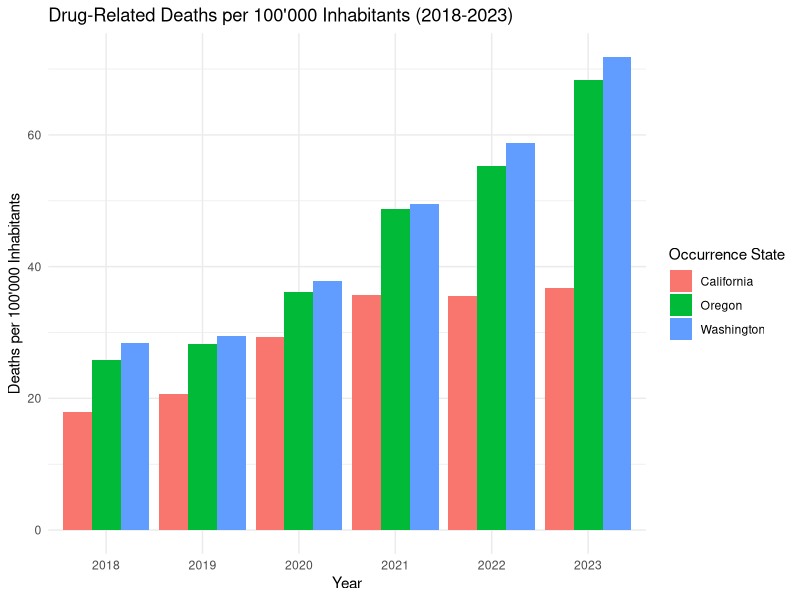
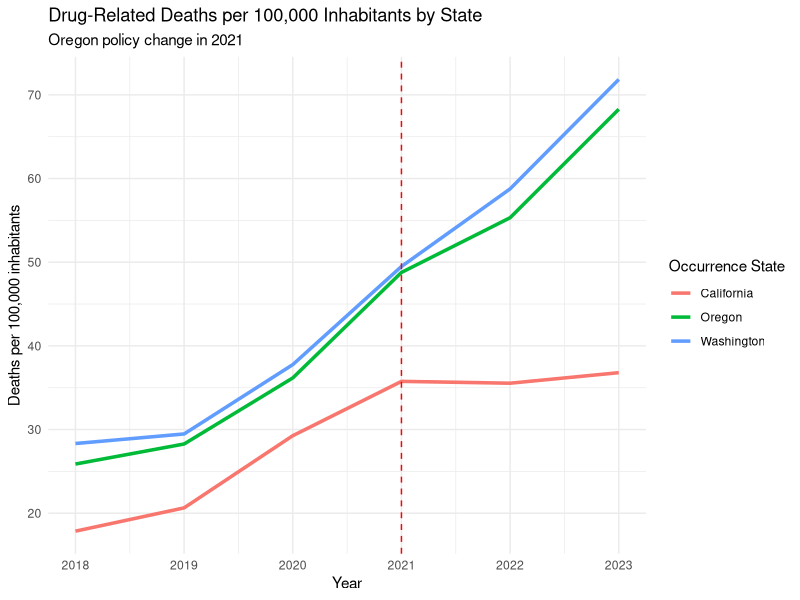
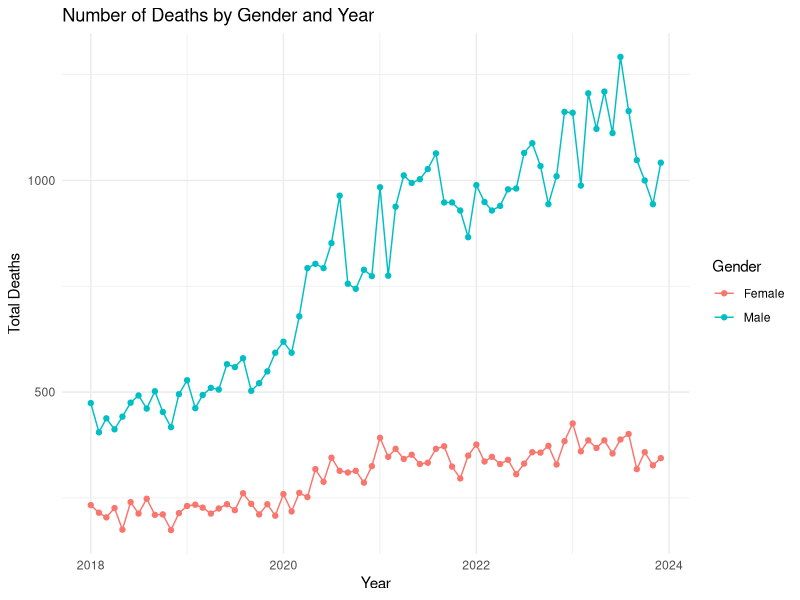
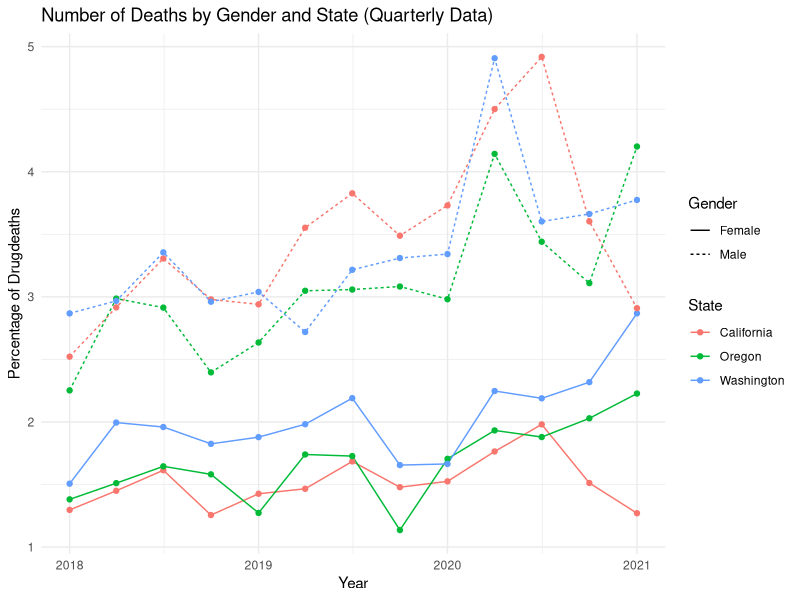
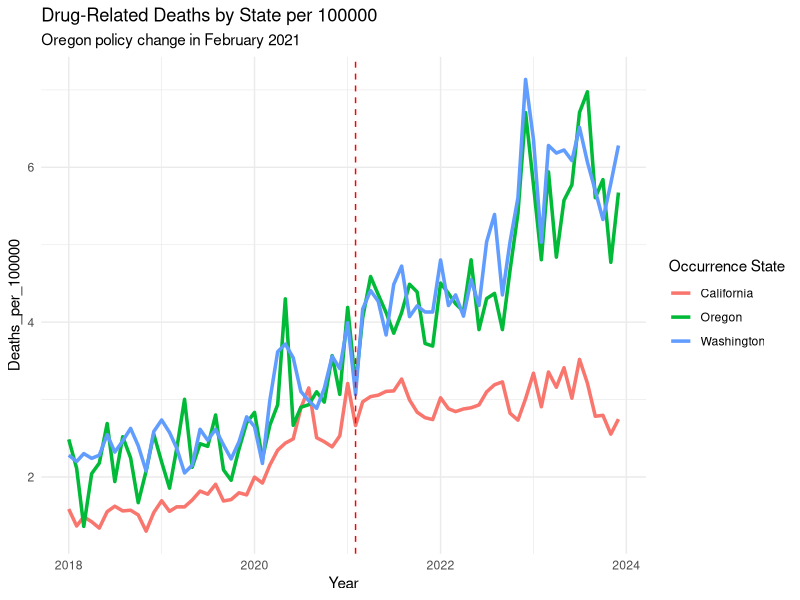
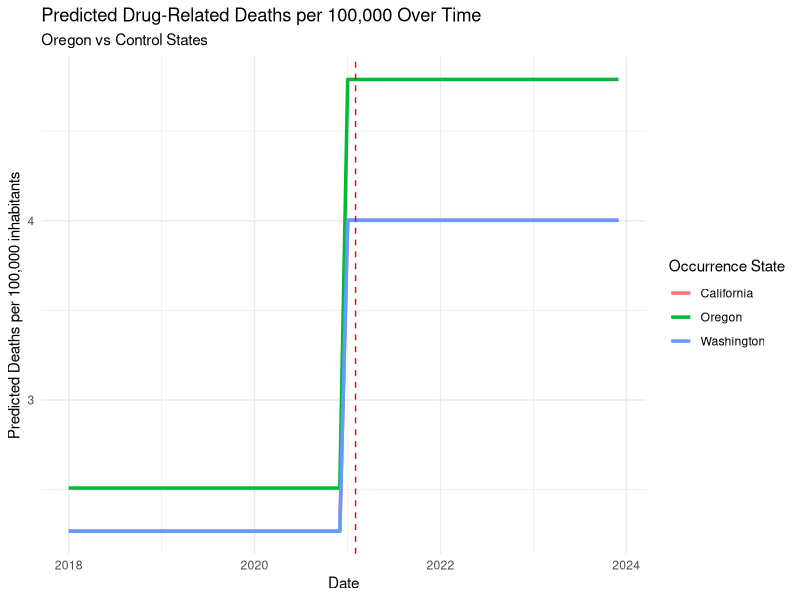
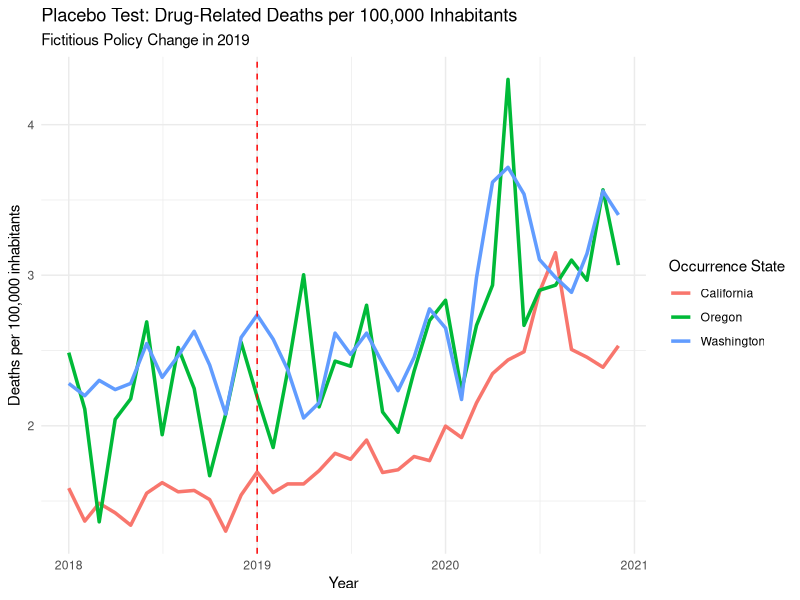
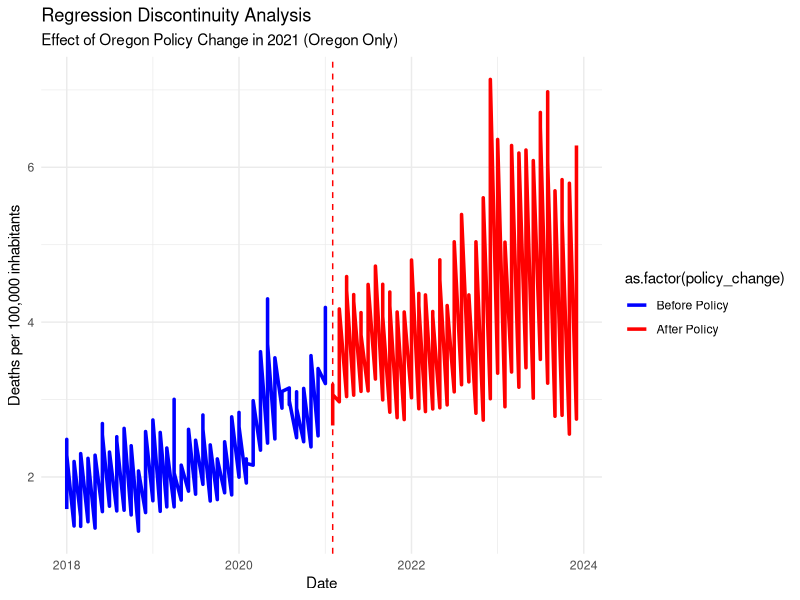

These figures' R source, in order:
## ---- chunk 1
knitr::opts_chunk$set(echo = TRUE)
## ---- chunk 2
library(readxl)
library(dplyr)
library(zoo)
library(lubridate)
library(ggplot2)
library(tidyr)
library(lmtest)
library(sandwich)
library(forecast)
library(plm)
  
#globally exclude code chunks from the output
knitr::opts_chunk$set(echo = FALSE)

#globally turn on caching
knitr::opts_chunk$set(cache = TRUE)

# globally turn off warnings and messages
knitr::opts_chunk$set(warning = FALSE)
knitr::opts_chunk$set(message = FALSE)

# globally set the theme for ggplot
theme_set(theme_minimal())

#setting directory
#setwd(dirname(rstudioapi::getSourceEditorContext()$path))
getwd()
## ---- chunk 3
# load the relevant part of the Data set, exclude notes starting from row 4374
Data <- read_excel("data/Drug_related_Deaths_2018-2024.xlsx", n_max = 4374)


# Overview for the Data
head(Data, 10)
str(Data)

## ---- chunk 4
# Read population data from Excel file for each region

# Load the population data from the first range (D244:M244)
population_oregon_1 <- read_excel("data/Ca_Or_Wa Population 2010-23.xlsx", 
                                  sheet = "Oregon", 
                                  range = "D244:M244", 
                                  col_names = FALSE)  

# Load the population data from the second range (Q244:T244)
population_oregon_2 <- read_excel("data/Ca_Or_Wa Population 2010-23.xlsx", 
                                  sheet = "Oregon", 
                                  range = "Q244:T244", 
                                  col_names = FALSE)  

# Combine the two data frames (horizontally) into one row
population_oregon <- cbind(population_oregon_1, population_oregon_2)

# Manually set the column names (years 2010 to 2023)
colnames(population_oregon) <- 2010:2023



# Load the population data from the first range in California
population_california_1 <- read_excel("data/Ca_Or_Wa Population 2010-23.xlsx", 
                                  sheet = "California", 
                                  range = "D487:M487", 
                                  col_names = FALSE)  

# Load the population data from the second range (Q487:T487)
population_california_2 <- read_excel("data/Ca_Or_Wa Population 2010-23.xlsx", 
                                  sheet = "California", 
                                  range = "Q487:T487", 
                                  col_names = FALSE)  

# Combine the two data frames (horizontally) into one row
population_california <- cbind(population_california_1, population_california_2)

# Manually set the column names (years 2010 to 2023)
colnames(population_california) <- 2010:2023



# Load the population data from the first range in Washington
population_washington_1 <- read_excel("data/Ca_Or_Wa Population 2010-23.xlsx", 
                                  sheet = "Washington", 
                                  range = "D286:M286", 
                                  col_names = FALSE)  

# Load the population data from the second range 
population_washington_2 <- read_excel("data/Ca_Or_Wa Population 2010-23.xlsx", 
                                  sheet = "Washington", 
                                  range = "Q286:T286", 
                                  col_names = FALSE)  

# Combine the two data frames (horizontally) into one row
population_washington <- cbind(population_washington_1, population_washington_2)

# Manually set the column names (years 2010 to 2023)
colnames(population_washington) <- 2010:2023


# Combine population data into a single data frame with an added column for state
population_data <- bind_rows(
  population_oregon %>% mutate(State = "Oregon"),
  population_washington %>% mutate(State = "Washington"),
  population_california %>% mutate(State = "California")
)


# Remove the temporary variables from the environment
rm(population_oregon_1, population_oregon_2, population_washington_1, 
   population_washington_2, population_california_1, population_california_2,
   population_oregon, population_washington, population_california)

# Convert wide format to long format
population_data <- population_data %>%
  pivot_longer(cols = -State,    # All columns except 'State'
               names_to = "year",   # The new column for years
               values_to = "population_count")  # The new column for population counts

#Convert year column to numeric
population_data$year <- as.numeric(population_data$year)  

## ---- chunk 5

# look into Dates 
unique(Data$Month)

# Delete Notes column without grepl 
Data <- Data[, !grepl("Notes", names(Data))]

# Delete Row Sep., 2024 since the data is not complete
Data <- Data[Data$Month != "Sep., 2024 (provisional and partial)", ]

# Create column Provisional (TRUE/FALSE) based on the col Month '(provisional)'
Data$Provisional <- grepl("\\(provisional\\)", Data$Month)

# Delete " (provisional)" from the Date
####Data$Month <- gsub(" \\(provisional\\)", "", Data$Month)

# Convert into Date Variable
####Data$Month <- as.yearmon(Data$Month, format = "%b., %Y")
Data <- Data %>%
  #mutate(`Month` = as.yearmon(`Month Code`, format = "%Y/%m"))
    mutate(`Month` = ym(`Month Code`))


#### look into Deaths
#### Data$Deaths

# count of "Suppressed"
sum(Data$Deaths == "Suppressed")

# Some of the numbers are "Suppressed" this means that there are between 1 and 9 cases
# To use Deaths as a number we can leave them as NA's or substitute by a random number between 1 and 9

# Set seed for reproducibility if needed
set.seed(23)  

# Replace "Suppressed" in the Death column with a random number between 1 and 9
Data$Deaths <- ifelse(Data$Deaths == "Suppressed", sample(1:9, sum(Data$Deaths == "Suppressed"), replace = TRUE), Data$Deaths)
Data$Deaths <- as.numeric(Data$Deaths)

summary(Data)
sum(Data$Deaths == "Suppressed")
# Delete all columns that end on Code, they are duplicates of the other columns
Data <- Data[, !grepl("Code$", names(Data))]

# keep one version of the Dataset with all Deaths
Data_complete <- Data

# Filters the data to only include drug-induced deaths (removes alcohol-induced and non-drug related deaths)
Data <- Data %>% filter(`UCD - Drug/Alcohol Induced` == "Drug-induced causes")

glimpse(Data)
## ---- chunk 6

# Filter the data for each complete years 2018 to 2023
Data_18_23 <- Data %>%
  filter(`Month` >= ym("2018-01") & `Month` <= ym("2023-12"))

# Group the data by occurrence state and year, then sum deaths per year
Data_18_23 <- Data_18_23 %>%
  group_by(`Occurrence State`, year = year(`Month`)) %>%
  summarise(Deaths = sum(Deaths))

# Merge the death data with population data by state and year
Data_with_population <- Data_18_23 %>%
  left_join(population_data, by = c("Occurrence State" = "State", "year" = "year"))

# Calculate deaths per 100,000 inhabitants for each year
Data_with_population <- Data_with_population %>%
  mutate(Deaths_per_100000 = (Deaths / population_count) * 100000)


# Plot the number of deaths per 10,000 inhabitants for each year and state
ggplot(Data_with_population, aes(x = factor(year), y = Deaths_per_100000, fill = `Occurrence State`)) +
  geom_bar(stat = "identity", position = "dodge") +
  labs(title = "Drug-Related Deaths per 100'000 Inhabitants (2018-2023)",
       x = "Year",
       y = "Deaths per 100'000 Inhabitants")


# Plot the trends over time for each state per year
ggplot(Data_with_population, aes(x = year, y = Deaths_per_100000, color = `Occurrence State`)) +
  geom_line(linewidth = 1.2) +
  geom_vline(xintercept = 2021, linetype = "dashed", color = "red") +  # Mark the policy change
  labs(title = "Drug-Related Deaths per 100,000 Inhabitants by State",
       subtitle = "Oregon policy change in 2021",
       x = "Year", y = "Deaths per 100,000 inhabitants")
## ---- chunk 7
# Prepare the data untill 2023
data_gender_year <- Data %>%
  filter(`Month` >= ym("2018-01") & `Month` <= ym("2023-12")) %>%
  select(Gender, Month, Deaths) %>%
  group_by(Gender, Month) %>%
  summarise(Total_Deaths = sum(Deaths, na.rm = TRUE)) %>%
  ungroup()

# Plot the data
ggplot(data_gender_year, aes(x = Month, y = Total_Deaths, color = Gender, group = Gender)) +
  geom_line() +
  geom_point() +
  labs(title = "Number of Deaths by Gender and Year",
       x = "Year",
       y = "Total Deaths",
       color = "Gender") 

# Perform t-test for significant differences by gender 
t.test(Total_Deaths ~ Gender, data = data_gender_year)

## ---- chunk 8

# Prepare the data
#use quarterly data to make it smoother
data_Anova <- Data %>%
  filter(`Month` < ym("2021-02")) %>%
  mutate(Quarter = floor_date(as.Date(Month), "quarter")) %>%    
  select(Gender, Quarter, `Occurrence State`, Deaths) %>%
  group_by(Gender, Quarter, `Occurrence State`) %>%
  summarise(Total_Deaths = sum(Deaths, na.rm = TRUE)) %>%
  ungroup()

data_Anova$all_death <- Data_complete %>%
  filter(`Month` < ym("2021-02")) %>%
  mutate(Quarter = floor_date(as.Date(Month), "quarter")) %>%
  select(Gender, Quarter, `Occurrence State`, Deaths) %>%
  group_by(Gender, Quarter, `Occurrence State`) %>%
  summarise(Total_Deaths = sum(Deaths, na.rm = TRUE)) %>%
  ungroup() %>%
  pull(Total_Deaths)

data_Anova$DrugDeath_Percentage <- data_Anova$Total_Deaths / data_Anova$all_death *100

# Plot the data
ggplot(data_Anova, aes(x = Quarter, y = DrugDeath_Percentage, color = `Occurrence State`, linetype = Gender)) +
  geom_line() +
  geom_point() +
  labs(title = "Number of Deaths by Gender and State (Quarterly Data)",
       x = "Year",
       y = "Percentage of Drugdeaths",
       color = "State") 

# Perform ANOVA for significant differences by gender or State
data_Anova <- data_Anova %>%
  mutate(Gender = as.factor(Gender),
         `Occurrence State` = as.factor(`Occurrence State`))

# Test for effects in Gender, State and interactions
anova_model <- aov(DrugDeath_Percentage ~ Gender + `Occurrence State`, data = data_Anova)

summary(anova_model)

## ---- chunk 9

# Filter the data for each complete month in 2018 to 2023 
Data_monthly <- Data %>%
  filter(`Month` >= ym("2018-01") & `Month` <= ym("2023-12"))

# Group the data by occurrence state and month, then sum deaths per month
Data_monthly <- Data_monthly %>%
  group_by(`Occurrence State`, year = year(`Month`), month = month(`Month`)) %>%
  summarise(Deaths = sum(Deaths))


# Merge the death data with population data by state and year
Data_monthly <- Data_monthly %>%
  left_join(population_data, by = c("Occurrence State" = "State", "year" = "year"))

# Calculate deaths per 100,000 inhabitants for each year
Data_monthly <- Data_monthly  %>%
  mutate(Deaths_per_100000 = (Deaths / population_count) * 100000)


# Create 'treatment' and 'post_policy' variables
Data_monthly <- Data_monthly %>%
  mutate(
    treatment = ifelse(`Occurrence State` == "Oregon", 1, 0),  # 1 for Oregon, 0 for California/Washington
    post_policy = ifelse(year >= 2021, 1, 0),  # 1 for years 2021 and later
    interaction = treatment * post_policy  # Interaction term for DiD
  )

# Create a new date column by combining year and month
Data_monthly <- Data_monthly %>%
  mutate(date = ym(paste(year, month, sep = "-")))  # Combine year and month into a date


# Difference-in-Differences (DiD) regression model with Deaths_per_100000

did_model <- lm(Deaths_per_100000 ~ treatment + post_policy + interaction, data = Data_monthly)
summary(did_model)

# Robust standard errors to handle heteroscedasticity
coeftest(did_model, vcov = vcovHC(did_model, type = "HC1"))

## ---- chunk 10
# Plot DiD Results
# Plot the trends over time for each state
ggplot(Data_monthly, aes(x = date, y = Deaths_per_100000, color = `Occurrence State`)) +
  geom_line(linewidth = 1.2) +
  geom_vline(xintercept = as.Date("2021-02-01"), linetype = "dashed", color = "red") +  # Mark the policy change
  labs(title = "Drug-Related Deaths by State per 100000",
       subtitle = "Oregon policy change in February 2021",
       x = "Year", y = "Deaths_per_100000")


# Generate predicted values based on the model
Data_monthly$predicted <- predict(did_model, newdata = Data_monthly)

# Visualize the predicted trends
ggplot(Data_monthly, aes(x = date, y = predicted, color = `Occurrence State`)) +
  geom_line(linewidth = 1.2) +
  geom_vline(xintercept = as.Date("2021-02-01"), linetype = "dashed", color = "red") +  # Mark the policy change
  labs(title = "Predicted Drug-Related Deaths per 100,000 Over Time",
       subtitle = "Oregon vs Control States",
       x = "Date", y = "Predicted Deaths per 100,000 inhabitants")
## ---- chunk 11

# Subset data for Oregon and Washington pre Policy
oregon_data <- Data_monthly %>% filter(date >= as.Date("2018-01-01") & date <= as.Date("2021-02-01") & `Occurrence State` == "Oregon")
washington_data <- Data_monthly %>% filter(date >= as.Date("2018-01-01") & date <= as.Date("2021-02-01") & `Occurrence State` == "Washington")
california_data <- Data_monthly %>% filter(date >= as.Date("2018-01-01") & date <= as.Date("2021-02-01") & `Occurrence State` == "California")




# Calculate the correlation coefficient between the two states
correlation <- cor(oregon_data$Deaths_per_100000, washington_data$Deaths_per_100000)
coorelation_c <- cor(oregon_data$Deaths_per_100000, california_data$Deaths_per_100000)

# Print the result
correlation
coorelation_c
#Seperate DiD

# Example for DiD with only California as control
did_model_california <- lm(Deaths_per_100000 ~ treatment + post_policy + interaction, 
                           data = Data_monthly %>% filter(`Occurrence State` %in% c("Oregon", "California")))

# Example for DiD with only Washington as control
did_model_washington <- lm(Deaths_per_100000 ~ treatment + post_policy + interaction, 
                           data = Data_monthly %>% filter(`Occurrence State` %in% c("Oregon", "Washington")))

# Compare the results
summary(did_model_california)
summary(did_model_washington)



## ---- chunk 12
# Make a Difference-in-Differences model for the years 2018-2020 as a placebo test
Data_placebo <- Data_monthly %>%
  filter(date >= as.Date("2018-01-01") & date <= as.Date("2020-12-01"))

# Create 'treatment' and 'post_policy' variables for the placebo test
Data_placebo <- Data_placebo %>%
  mutate(
    treatment = ifelse(`Occurrence State` == "Oregon", 1, 0),  # 1 for Oregon, 0 for California/Washington
    post_policy = ifelse(year >= 2019, 1, 0),  # 1 for years 2019 and later
    interaction = treatment * post_policy  # Interaction term for DiD
  )

# Difference-in-Differences (DiD) model for the placebo test
did_model_placebo <- lm(Deaths_per_100000 ~ treatment + post_policy + interaction, data = Data_placebo)
summary(did_model_placebo)

# Robust standard errors for the placebo test
#coeftest(did_model_placebo, vcov = vcovHC(did_model_placebo, type = "HC1"))

# Plot the placebo test results
ggplot(Data_placebo, aes(x = date, y = Deaths_per_100000, color = `Occurrence State`)) +
  geom_line(linewidth = 1.2) +
  geom_vline(xintercept = as.Date("2019-01-01"), linetype = "dashed", color = "red") +  # Mark the placebo policy change
  labs(title = "Placebo Test: Drug-Related Deaths per 100,000 Inhabitants",
       subtitle = "Fictitious Policy Change in 2019",
       x = "Year", y = "Deaths per 100,000 inhabitants")
## ---- chunk 13
# Regression Discontinuity Analysis: To further validate the DiD results


# Create a binary variable for the policy change
Data_RD <- Data_monthly %>%
  mutate(policy_change = ifelse(date >= as.Date("2021-02-01"), 1, 0))

# Fit a regression model to estimate the effect of the policy change
rd_model <- lm(Deaths_per_100000 ~ policy_change, data = Data_RD)
summary(rd_model)

# Robust standard errors to handle heteroscedasticity
coeftest(rd_model, vcov = vcovHC(rd_model, type = "HC1"))

# Plot the regression discontinuity analysis
ggplot(Data_RD, aes(x = date, y = Deaths_per_100000, color = as.factor(policy_change))) +
  geom_line(linewidth = 1.2) +
  geom_vline(xintercept = as.Date("2021-02-01"), linetype = "dashed", color = "red") +  # Mark the policy change
  # Legend
  scale_color_manual(values = c("0" = "blue", "1" = "red"), labels = c("Before Policy", "After Policy")) +
  labs(title = "Regression Discontinuity Analysis",
       subtitle = "Effect of Oregon Policy Change in 2021 (Oregon Only)",
       x = "Date", y = "Deaths per 100,000 inhabitants")

## ---- chunk 14
# Filter the data for Oregon and clean it
data_oregon <- Data %>%
  filter(`Occurrence State` == "Oregon") %>%
  mutate(Deaths = as.numeric(Deaths),    # Convert Deaths to numeric
         date = as.Date(paste0(Month, "-01")))  # Create a proper date column

# Create a time series object for Oregon deaths
ts_oregon <- ts(data_oregon$Deaths, start = c(2018, 1), frequency = 12)

# Split the data for training (2018-2022) and validation (2023)
train_ts <- window(ts_oregon, end = c(2022, 12))
valid_ts <- window(ts_oregon, start = c(2023, 1), end = c(2023, 12))
full_train_ts <- window(ts_oregon, end = c(2023, 12))

# Fit an ARIMA model (or other model)
arima_model <- auto.arima(train_ts)
full_arima_model <- auto.arima(full_train_ts)

# Forecast for the validation period (2023-2024)
forecast_2023_2024 <- forecast(arima_model, h = 12)

# Plot the forecast against the actual validation data
plot(forecast_2023_2024)
lines(valid_ts, col = "red")  # Add the actual data for comparison
legend("topright", legend = c("Forecast", "Actual Data"), col = c("blue", "red"), lty = 1)

# compute the accuracy of the model
accuracy(forecast_2023_2024, valid_ts)

# After validating the model, forecast for 2025
forecast_2025 <- forecast(full_arima_model, h = 12)

# Plot the forecast for 2025
plot(forecast_2025, main = "Forecast for Drug-Related Deaths in Oregon (2025)",
     xlab = "Year", ylab = "Deaths per 100,000 inhabitants")

## ---- chunk 15
# Panel Data Analysis
# Create a panel data set for the analysis
panel_data <- Data_monthly %>%
  select(`Occurrence State`, date, Deaths_per_100000) %>%
  mutate(State = factor(`Occurrence State`)) %>%
  select(-`Occurrence State`)


# Aggregate the data to ensure unique state and date combinations
panel_data <- panel_data %>%
  group_by(State, date) %>%
  summarise(Deaths_per_100000 = sum(Deaths_per_100000, na.rm = TRUE)) %>%
  ungroup()

# Convert the data to a pdata.frame
pdata <- pdata.frame(panel_data, index = c("State", "date"))

# Fit a panel data model to assess the impact of the policy change
panel_model <- plm(Deaths_per_100000 ~ lag(Deaths_per_100000, 1), data = pdata, model = "within")

# Summarize the model
summary(panel_model)

# Robust standard errors for the panel data model
coeftest(panel_model, vcov = vcovHC(panel_model, type = "HC1"))

# Extract the index (State, Date) for the fitted model to align with fitted values
model_index <- index(panel_model)

# Create a dataframe with fitted values and corresponding index (State, Date)
fitted_data <- data.frame(State = model_index$State,
                          date = model_index$date,
                          Fitted = fitted(panel_model))

# Merge the fitted data with the original panel_data based on State and Date
panel_data_with_fitted <- merge(panel_data, fitted_data, by = c("State", "date"))

# Plot the panel data model results using ggplot2
ggplot(panel_data_with_fitted, aes(x = date, y = Deaths_per_100000, color = State)) +
  geom_point() +
  geom_line(aes(y = Deaths_per_100000), linetype = "solid") +  # Plot actual Deaths_per_100000 as solid line
  labs(title = "Panel Data Model Results",
       x = "Date",
       y = "Deaths_per_100000",
       color = "State") +
  theme_minimal()

        ggplot(panel_data_with_fitted, aes(x = date, y = Deaths_per_100000, color = State)) +
      geom_point() +
      geom_line(aes(y = Deaths_per_100000), linetype = "solid") +  # Plot actual Deaths_per_100000 as solid line
      geom_line(aes(y = Fitted), linetype = "dashed") +  # Plot fitted values as dashed line
      labs(title = "Panel Data Model Results",
           x = "date",
           y = "Deaths_per_100000",
           color = "State") +
      theme_minimal()
